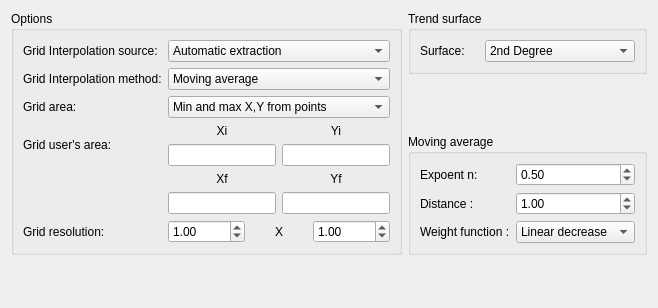
     <widget class="QWidget" name="tab_4">
      <attribute name="title">
       <string>Interpolation</string>
      </attribute>
      <layout class="QGridLayout" name="gridLayout_15">
       <item row="0" column="0">
        <layout class="QHBoxLayout" name="horizontalLayout_21">
         <item>
          <widget class="QGroupBox" name="groupBox_6">
           <property name="title">
            <string>Options</string>
           </property>
           <layout class="QGridLayout" name="gridLayout_12">
            <item row="0" column="0">
             <widget class="QLabel" name="label_27">
              <property name="text">
               <string>Grid Interpolation source:</string>
              </property>
             </widget>
            </item>
            <item row="0" column="1">
             <widget class="QComboBox" name="comboBox0">
              <property name="currentIndex">
               <number>0</number>
              </property>
              <item>
               <property name="text">
                <string>Automatic extraction</string>
               </property>
              </item>
              <item>
               <property name="text">
                <string>Manual extraction</string>
               </property>
              </item>
              <item>
               <property name="text">
                <string>Both</string>
               </property>
              </item>
             </widget>
            </item>
            <item row="1" column="0">
             <widget class="QLabel" name="label_23">
              <property name="text">
               <string>Grid Interpolation method:</string>
              </property>
             </widget>
            </item>
            <item row="1" column="1">
             <widget class="QComboBox" name="comboBox1">
              <property name="currentIndex">
               <number>0</number>
              </property>
              <item>
               <property name="text">
                <string>Moving average</string>
               </property>
              </item>
              <item>
               <property name="text">
                <string>Moving surface</string>
               </property>
              </item>
              <item>
               <property name="text">
                <string>Trend surface</string>
               </property>
              </item>
              <item>
               <property name="text">
                <string>Nearest point</string>
               </property>
              </item>
             </widget>
            </item>
            <item row="2" column="0">
             <widget class="QLabel" name="label_38">
              <property name="text">
               <string>Grid area:</string>
              </property>
             </widget>
            </item>
            <item row="2" column="1">
             <widget class="QComboBox" name="comboBox2_2">
              <item>
               <property name="text">
                <string>Min and max X,Y from points</string>
               </property>
              </item>
              <item>
               <property name="text">
                <string>User defined</string>
               </property>
              </item>
             </widget>
            </item>
            <item row="3" column="0">
             <widget class="QLabel" name="label_52">
              <property name="text">
               <string>Grid user's area:</string>
              </property>
             </widget>
            </item>
            <item row="3" column="1">
             <layout class="QHBoxLayout" name="horizontalLayout_19">
              <item>
               <layout class="QVBoxLayout" name="verticalLayout_4">
                <item>
                 <widget class="QLabel" name="label_53">
                  <property name="text">
                   <string>Xi</string>
                  </property>
                  <property name="alignment">
                   <set>Qt::AlignCenter</set>
                  </property>
                 </widget>
                </item>
                <item>
                 <widget class="QLineEdit" name="XilineEdit"/>
                </item>
               </layout>
              </item>
              <item>
               <layout class="QVBoxLayout" name="verticalLayout_5">
                <item>
                 <widget class="QLabel" name="label_54">
                  <property name="text">
                   <string>Yi</string>
                  </property>
                  <property name="alignment">
                   <set>Qt::AlignCenter</set>
                  </property>
                 </widget>
                </item>
                <item>
                 <widget class="QLineEdit" name="YilineEdit"/>
                </item>
               </layout>
              </item>
             </layout>
            </item>
            <item row="4" column="1">
             <layout class="QHBoxLayout" name="horizontalLayout_20">
              <item>
               <layout class="QVBoxLayout" name="verticalLayout_7">
                <item>
                 <widget class="QLabel" name="label_56">
                  <property name="text">
                   <string>Xf</string>
                  </property>
                  <property name="alignment">
                   <set>Qt::AlignCenter</set>
                  </property>
                 </widget>
                </item>
                <item>
                 <widget class="QLineEdit" name="XflineEdit"/>
                </item>
               </layout>
              </item>
              <item>
               <layout class="QVBoxLayout" name="verticalLayout_6">
                <item>
                 <widget class="QLabel" name="label_55">
                  <property name="text">
                   <string>Yf</string>
                  </property>
                  <property name="alignment">
                   <set>Qt::AlignCenter</set>
                  </property>
                 </widget>
                </item>
                <item>
                 <widget class="QLineEdit" name="YflineEdit"/>
                </item>
               </layout>
              </item>
             </layout>
            </item>
            <item row="5" column="0">
             <widget class="QLabel" name="label_16">
              <property name="text">
               <string>Grid resolution:</string>
              </property>
             </widget>
            </item>
            <item row="5" column="1">
             <layout class="QHBoxLayout" name="horizontalLayout_2">
              <item>
               <widget class="QDoubleSpinBox" name="doubleSpinBox_8">
                <property name="minimum">
                 <double>0.100000000000000</double>
                </property>
                <property name="maximum">
                 <double>10000.000000000000000</double>
                </property>
                <property name="value">
                 <double>1.000000000000000</double>
                </property>
               </widget>
              </item>
              <item>
               <widget class="QLabel" name="label_17">
                <property name="text">
                 <string>X</string>
                </property>
                <property name="alignment">
                 <set>Qt::AlignCenter</set>
                </property>
               </widget>
              </item>
              <item>
               <widget class="QDoubleSpinBox" name="doubleSpinBox_9">
                <property name="minimum">
                 <double>0.100000000000000</double>
                </property>
                <property name="maximum">
                 <double>10000.000000000000000</double>
                </property>
                <property name="value">
                 <double>1.000000000000000</double>
                </property>
               </widget>
              </item>
             </layout>
            </item>
           </layout>
          </widget>
         </item>
         <item>
          <layout class="QVBoxLayout" name="verticalLayout_8">
           <item>
            <widget class="QGroupBox" name="groupBox_5">
             <property name="title">
              <string>Trend surface</string>
             </property>
             <layout class="QGridLayout" name="gridLayout_11">
              <item row="0" column="0">
               <widget class="QLabel" name="label_24">
                <property name="text">
                 <string>Surface:</string>
                </property>
               </widget>
              </item>
              <item row="0" column="1">
               <widget class="QComboBox" name="comboBox6">
                <property name="currentIndex">
                 <number>3</number>
                </property>
                <item>
                 <property name="text">
                  <string>Plane</string>
                 </property>
                </item>
                <item>
                 <property name="text">
                  <string>2nd Degree Linear</string>
                 </property>
                </item>
                <item>
                 <property name="text">
                  <string>2nd Degree Parabolic</string>
                 </property>
                </item>
                <item>
                 <property name="text">
                  <string>2nd Degree</string>
                 </property>
                </item>
                <item>
                 <property name="text">
                  <string>3rd Degree</string>
                 </property>
                </item>
               </widget>
              </item>
             </layout>
            </widget>
           </item>
           <item>
            <spacer name="verticalSpacer_3">
             <property name="orientation">
              <enum>Qt::Vertical</enum>
             </property>
             <property name="sizeHint" stdset="0">
              <size>
               <width>88</width>
               <height>17</height>
              </size>
             </property>
            </spacer>
           </item>
           <item>
            <widget class="QGroupBox" name="groupBox_4">
             <property name="title">
              <string>Moving average</string>
             </property>
             <layout class="QGridLayout" name="gridLayout_7">
              <item row="0" column="0">
               <widget class="QLabel" name="label_26">
                <property name="text">
                 <string>Expoent n:</string>
                </property>
               </widget>
              </item>
              <item row="0" column="1">
               <widget class="QDoubleSpinBox" name="doubleSpinBox15">
                <property name="minimum">
                 <double>0.010000000000000</double>
                </property>
                <property name="maximum">
                 <double>100.000000000000000</double>
                </property>
                <property name="singleStep">
                 <double>0.100000000000000</double>
                </property>
                <property name="value">
                 <double>0.500000000000000</double>
                </property>
               </widget>
              </item>
              <item row="1" column="0">
               <widget class="QLabel" name="label_25">
                <property name="text">
                 <string>Distance :</string>
                </property>
               </widget>
              </item>
              <item row="2" column="0">
               <widget class="QLabel" name="label_28">
                <property name="text">
                 <string>Weight function :</string>
                </property>
               </widget>
              </item>
              <item row="2" column="1">
               <widget class="QComboBox" name="comboBox7">
                <property name="currentIndex">
                 <number>1</number>
                </property>
                <item>
                 <property name="text">
                  <string>Invert distance</string>
                 </property>
                </item>
                <item>
                 <property name="text">
                  <string>Linear decrease</string>
                 </property>
                </item>
               </widget>
              </item>
              <item row="1" column="1">
               <widget class="QDoubleSpinBox" name="doubleSpinBox16">
                <property name="minimum">
                 <double>0.010000000000000</double>
                </property>
                <property name="singleStep">
                 <double>0.010000000000000</double>
                </property>
                <property name="value">
                 <double>1.000000000000000</double>
                </property>
               </widget>
              </item>
             </layout>
            </widget>
           </item>
          </layout>
         </item>
        </layout>
       </item>
       <item row="1" column="0">
        <spacer name="verticalSpacer_10">
         <property name="orientation">
          <enum>Qt::Vertical</enum>
         </property>
         <property name="sizeHint" stdset="0">
          <size>
           <width>88</width>
           <height>42</height>
          </size>
         </property>
        </spacer>
       </item>
      </layout>
     </widget>
